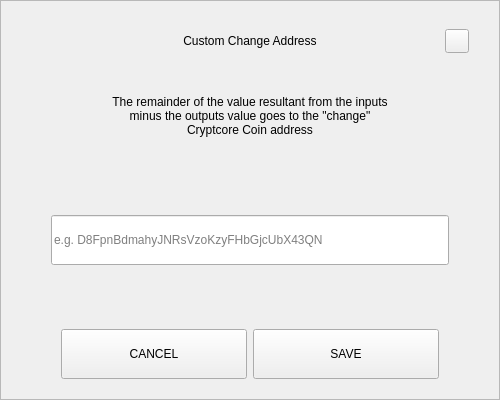
<?xml version="1.0" encoding="UTF-8"?>
<ui version="4.0">
 <class>SendChangeAddressDialog</class>
 <widget class="QDialog" name="SendChangeAddressDialog">
  <property name="geometry">
   <rect>
    <x>0</x>
    <y>0</y>
    <width>500</width>
    <height>400</height>
   </rect>
  </property>
  <property name="windowTitle">
   <string>Dialog</string>
  </property>
  <layout class="QVBoxLayout" name="verticalLayout">
   <property name="spacing">
    <number>0</number>
   </property>
   <property name="leftMargin">
    <number>0</number>
   </property>
   <property name="topMargin">
    <number>0</number>
   </property>
   <property name="rightMargin">
    <number>0</number>
   </property>
   <property name="bottomMargin">
    <number>0</number>
   </property>
   <item>
    <widget class="QFrame" name="frame">
     <property name="styleSheet">
      <string notr="true"/>
     </property>
     <property name="frameShape">
      <enum>QFrame::StyledPanel</enum>
     </property>
     <property name="frameShadow">
      <enum>QFrame::Raised</enum>
     </property>
     <layout class="QVBoxLayout" name="verticalLayout_2" stretch="0,0,0,0,0,0,0">
      <property name="spacing">
       <number>0</number>
      </property>
      <property name="leftMargin">
       <number>30</number>
      </property>
      <property name="topMargin">
       <number>20</number>
      </property>
      <property name="rightMargin">
       <number>30</number>
      </property>
      <property name="bottomMargin">
       <number>20</number>
      </property>
      <item>
       <layout class="QHBoxLayout" name="horizontalLayout_3">
        <property name="spacing">
         <number>0</number>
        </property>
        <item>
         <spacer name="horizontalSpacer_2">
          <property name="orientation">
           <enum>Qt::Horizontal</enum>
          </property>
          <property name="sizeHint" stdset="0">
           <size>
            <width>40</width>
            <height>20</height>
           </size>
          </property>
         </spacer>
        </item>
        <item>
         <widget class="QLabel" name="labelTitle">
          <property name="minimumSize">
           <size>
            <width>0</width>
            <height>40</height>
           </size>
          </property>
          <property name="maximumSize">
           <size>
            <width>16777215</width>
            <height>40</height>
           </size>
          </property>
          <property name="styleSheet">
           <string notr="true">padding-left:24px;</string>
          </property>
          <property name="text">
           <string>Custom Change Address</string>
          </property>
          <property name="alignment">
           <set>Qt::AlignCenter</set>
          </property>
          <property name="margin">
           <number>7</number>
          </property>
         </widget>
        </item>
        <item>
         <spacer name="horizontalSpacer">
          <property name="orientation">
           <enum>Qt::Horizontal</enum>
          </property>
          <property name="sizeHint" stdset="0">
           <size>
            <width>40</width>
            <height>20</height>
           </size>
          </property>
         </spacer>
        </item>
        <item>
         <widget class="QPushButton" name="btnEsc">
          <property name="minimumSize">
           <size>
            <width>24</width>
            <height>24</height>
           </size>
          </property>
          <property name="maximumSize">
           <size>
            <width>24</width>
            <height>24</height>
           </size>
          </property>
          <property name="focusPolicy">
           <enum>Qt::NoFocus</enum>
          </property>
          <property name="text">
           <string/>
          </property>
         </widget>
        </item>
       </layout>
      </item>
      <item>
       <spacer name="verticalSpacer_2">
        <property name="orientation">
         <enum>Qt::Vertical</enum>
        </property>
        <property name="sizeType">
         <enum>QSizePolicy::Fixed</enum>
        </property>
        <property name="sizeHint" stdset="0">
         <size>
          <width>20</width>
          <height>20</height>
         </size>
        </property>
       </spacer>
      </item>
      <item alignment="Qt::AlignHCenter">
       <widget class="QLabel" name="labelMessage">
        <property name="minimumSize">
         <size>
          <width>0</width>
          <height>70</height>
         </size>
        </property>
        <property name="text">
         <string>The remainder of the value resultant from the inputs minus the outputs value goes to the &quot;change&quot; Cryptcore Coin address</string>
        </property>
        <property name="alignment">
         <set>Qt::AlignCenter</set>
        </property>
        <property name="wordWrap">
         <bool>true</bool>
        </property>
       </widget>
      </item>
      <item>
       <spacer name="verticalSpacer_3">
        <property name="orientation">
         <enum>Qt::Vertical</enum>
        </property>
        <property name="sizeHint" stdset="0">
         <size>
          <width>20</width>
          <height>40</height>
         </size>
        </property>
       </spacer>
      </item>
      <item>
       <layout class="QHBoxLayout" name="horizontalLayout_2">
        <property name="spacing">
         <number>0</number>
        </property>
        <property name="leftMargin">
         <number>20</number>
        </property>
        <property name="rightMargin">
         <number>20</number>
        </property>
        <item>
         <widget class="QLineEdit" name="lineEditAddress">
          <property name="minimumSize">
           <size>
            <width>0</width>
            <height>50</height>
           </size>
          </property>
          <property name="placeholderText">
           <string notr="true">e.g. D8FpnBdmahyJNRsVzoKzyFHbGjcUbX43QN</string>
          </property>
         </widget>
        </item>
       </layout>
      </item>
      <item>
       <spacer name="verticalSpacer">
        <property name="orientation">
         <enum>Qt::Vertical</enum>
        </property>
        <property name="sizeHint" stdset="0">
         <size>
          <width>20</width>
          <height>40</height>
         </size>
        </property>
       </spacer>
      </item>
      <item>
       <layout class="QHBoxLayout" name="horizontalLayout" stretch="2,2">
        <property name="spacing">
         <number>6</number>
        </property>
        <property name="leftMargin">
         <number>30</number>
        </property>
        <property name="rightMargin">
         <number>30</number>
        </property>
        <item>
         <widget class="QPushButton" name="btnCancel">
          <property name="minimumSize">
           <size>
            <width>180</width>
            <height>50</height>
           </size>
          </property>
          <property name="focusPolicy">
           <enum>Qt::NoFocus</enum>
          </property>
          <property name="text">
           <string>CANCEL</string>
          </property>
         </widget>
        </item>
        <item>
         <widget class="QPushButton" name="btnSave">
          <property name="minimumSize">
           <size>
            <width>180</width>
            <height>50</height>
           </size>
          </property>
          <property name="focusPolicy">
           <enum>Qt::NoFocus</enum>
          </property>
          <property name="text">
           <string>SAVE</string>
          </property>
         </widget>
        </item>
       </layout>
      </item>
     </layout>
    </widget>
   </item>
  </layout>
 </widget>
 <resources/>
 <connections/>
</ui>
